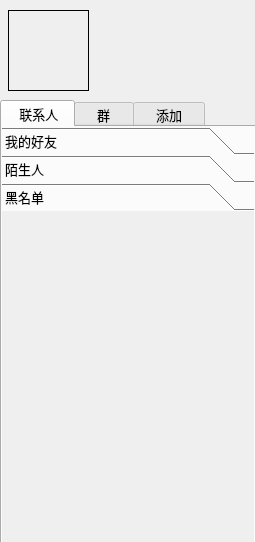
<?xml version="1.0" encoding="UTF-8"?>
<ui version="4.0">
 <class>MainWindow</class>
 <widget class="QMainWindow" name="MainWindow">
  <property name="windowModality">
   <enum>Qt::NonModal</enum>
  </property>
  <property name="geometry">
   <rect>
    <x>0</x>
    <y>0</y>
    <width>255</width>
    <height>542</height>
   </rect>
  </property>
  <property name="windowTitle">
   <string>MainWindow</string>
  </property>
  <property name="statusTip">
   <string/>
  </property>
  <property name="autoFillBackground">
   <bool>false</bool>
  </property>
  <widget class="QWidget" name="centralwidget">
   <widget class="QLabel" name="portrait">
    <property name="geometry">
     <rect>
      <x>12</x>
      <y>20</y>
      <width>71</width>
      <height>61</height>
     </rect>
    </property>
    <property name="frameShape">
     <enum>QFrame::NoFrame</enum>
    </property>
    <property name="text">
     <string/>
    </property>
    <property name="pixmap">
     <pixmap resource="images.qrc">:/img/Person.png</pixmap>
    </property>
    <property name="scaledContents">
     <bool>true</bool>
    </property>
   </widget>
   <widget class="QLabel" name="user_name">
    <property name="geometry">
     <rect>
      <x>94</x>
      <y>10</y>
      <width>171</width>
      <height>21</height>
     </rect>
    </property>
    <property name="layoutDirection">
     <enum>Qt::LeftToRight</enum>
    </property>
    <property name="styleSheet">
     <string notr="true">font: 10pt;</string>
    </property>
    <property name="text">
     <string/>
    </property>
    <property name="alignment">
     <set>Qt::AlignLeading|Qt::AlignLeft|Qt::AlignVCenter</set>
    </property>
   </widget>
   <widget class="QLabel" name="portrait_1">
    <property name="geometry">
     <rect>
      <x>8</x>
      <y>10</y>
      <width>81</width>
      <height>81</height>
     </rect>
    </property>
    <property name="frameShape">
     <enum>QFrame::Box</enum>
    </property>
    <property name="frameShadow">
     <enum>QFrame::Plain</enum>
    </property>
    <property name="text">
     <string/>
    </property>
   </widget>
   <widget class="QTabWidget" name="tabWidget">
    <property name="geometry">
     <rect>
      <x>0</x>
      <y>100</y>
      <width>257</width>
      <height>451</height>
     </rect>
    </property>
    <property name="sizeIncrement">
     <size>
      <width>0</width>
      <height>0</height>
     </size>
    </property>
    <property name="baseSize">
     <size>
      <width>0</width>
      <height>0</height>
     </size>
    </property>
    <property name="font">
     <font>
      <pointsize>10</pointsize>
     </font>
    </property>
    <property name="focusPolicy">
     <enum>Qt::NoFocus</enum>
    </property>
    <property name="contextMenuPolicy">
     <enum>Qt::DefaultContextMenu</enum>
    </property>
    <property name="inputMethodHints">
     <set>Qt::ImhNone</set>
    </property>
    <property name="tabPosition">
     <enum>QTabWidget::North</enum>
    </property>
    <property name="tabShape">
     <enum>QTabWidget::Rounded</enum>
    </property>
    <property name="currentIndex">
     <number>0</number>
    </property>
    <property name="iconSize">
     <size>
      <width>16</width>
      <height>16</height>
     </size>
    </property>
    <property name="elideMode">
     <enum>Qt::ElideNone</enum>
    </property>
    <property name="documentMode">
     <bool>false</bool>
    </property>
    <property name="tabsClosable">
     <bool>false</bool>
    </property>
    <property name="movable">
     <bool>false</bool>
    </property>
    <widget class="QWidget" name="linkman">
     <property name="enabled">
      <bool>true</bool>
     </property>
     <property name="sizePolicy">
      <sizepolicy hsizetype="Preferred" vsizetype="Preferred">
       <horstretch>0</horstretch>
       <verstretch>0</verstretch>
      </sizepolicy>
     </property>
     <property name="minimumSize">
      <size>
       <width>0</width>
       <height>0</height>
      </size>
     </property>
     <property name="maximumSize">
      <size>
       <width>16777215</width>
       <height>16777215</height>
      </size>
     </property>
     <property name="sizeIncrement">
      <size>
       <width>0</width>
       <height>0</height>
      </size>
     </property>
     <property name="baseSize">
      <size>
       <width>0</width>
       <height>0</height>
      </size>
     </property>
     <property name="focusPolicy">
      <enum>Qt::TabFocus</enum>
     </property>
     <property name="statusTip">
      <string/>
     </property>
     <property name="layoutDirection">
      <enum>Qt::LeftToRight</enum>
     </property>
     <property name="autoFillBackground">
      <bool>false</bool>
     </property>
     <property name="inputMethodHints">
      <set>Qt::ImhNone</set>
     </property>
     <attribute name="title">
      <string>  联系人 </string>
     </attribute>
     <widget class="QToolBox" name="toolBox">
      <property name="geometry">
       <rect>
        <x>-1</x>
        <y>0</y>
        <width>253</width>
        <height>421</height>
       </rect>
      </property>
      <property name="inputMethodHints">
       <set>Qt::ImhNone</set>
      </property>
      <property name="frameShape">
       <enum>QFrame::NoFrame</enum>
      </property>
      <property name="frameShadow">
       <enum>QFrame::Plain</enum>
      </property>
      <property name="lineWidth">
       <number>1</number>
      </property>
      <property name="midLineWidth">
       <number>0</number>
      </property>
      <property name="currentIndex">
       <number>2</number>
      </property>
      <property name="tabSpacing">
       <number>0</number>
      </property>
      <widget class="QWidget" name="myfriend">
       <property name="geometry">
        <rect>
         <x>0</x>
         <y>0</y>
         <width>253</width>
         <height>358</height>
        </rect>
       </property>
       <attribute name="label">
        <string>我的好友</string>
       </attribute>
      </widget>
      <widget class="QWidget" name="stranger">
       <property name="geometry">
        <rect>
         <x>0</x>
         <y>0</y>
         <width>253</width>
         <height>358</height>
        </rect>
       </property>
       <attribute name="label">
        <string>陌生人</string>
       </attribute>
      </widget>
      <widget class="QWidget" name="blacklist">
       <property name="geometry">
        <rect>
         <x>0</x>
         <y>0</y>
         <width>253</width>
         <height>358</height>
        </rect>
       </property>
       <attribute name="label">
        <string>黑名单</string>
       </attribute>
      </widget>
     </widget>
    </widget>
    <widget class="QWidget" name="group_0">
     <attribute name="title">
      <string>   群   </string>
     </attribute>
     <widget class="QToolBox" name="group">
      <property name="geometry">
       <rect>
        <x>-2</x>
        <y>0</y>
        <width>257</width>
        <height>421</height>
       </rect>
      </property>
      <property name="currentIndex">
       <number>0</number>
      </property>
      <property name="tabSpacing">
       <number>0</number>
      </property>
      <widget class="QWidget" name="mygroup">
       <property name="geometry">
        <rect>
         <x>0</x>
         <y>0</y>
         <width>257</width>
         <height>400</height>
        </rect>
       </property>
       <attribute name="label">
        <string>我的群</string>
       </attribute>
      </widget>
     </widget>
    </widget>
    <widget class="QWidget" name="addlink">
     <attribute name="title">
      <string>   添加   </string>
     </attribute>
     <widget class="QPushButton" name="addfriend">
      <property name="geometry">
       <rect>
        <x>17</x>
        <y>30</y>
        <width>211</width>
        <height>351</height>
       </rect>
      </property>
      <property name="font">
       <font>
        <pointsize>34</pointsize>
       </font>
      </property>
      <property name="text">
       <string>各种添加</string>
      </property>
     </widget>
    </widget>
   </widget>
  </widget>
 </widget>
 <resources>
  <include location="images.qrc"/>
 </resources>
 <connections/>
</ui>
